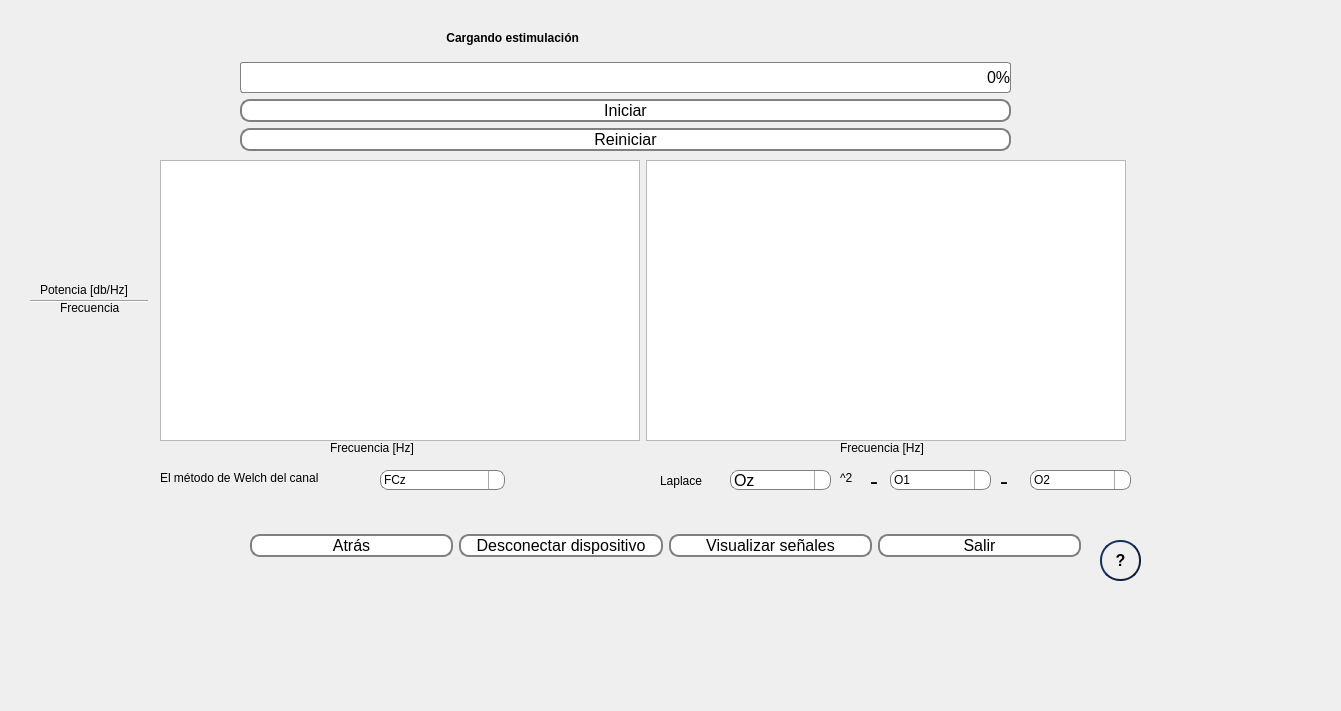
      <widget class="QWidget" name="Adquisicion_2">
       <property name="geometry">
        <rect>
         <x>0</x>
         <y>0</y>
         <width>1341</width>
         <height>711</height>
        </rect>
       </property>
       <widget class="QLabel" name="logo">
        <property name="geometry">
         <rect>
          <x>1160</x>
          <y>20</y>
          <width>171</width>
          <height>111</height>
         </rect>
        </property>
        <property name="text">
         <string/>
        </property>
       </widget>
       <widget class="QWidget" name="verticalLayoutWidget_2">
        <property name="geometry">
         <rect>
          <x>250</x>
          <y>510</y>
          <width>831</width>
          <height>71</height>
         </rect>
        </property>
        <layout class="QGridLayout" name="gridLayout">
         <item row="0" column="3">
          <widget class="QPushButton" name="display">
           <property name="font">
            <font>
             <pointsize>12</pointsize>
            </font>
           </property>
           <property name="toolTip">
            <string>&lt;html&gt;&lt;head/&gt;&lt;body&gt;&lt;p&gt;Permite cambiar de vista para visualizar una señal previamente adquirida.&lt;/p&gt;&lt;/body&gt;&lt;/html&gt;</string>
           </property>
           <property name="styleSheet">
            <string notr="true">QPushButton {
    border: 2px solid gray;
    border-radius: 10px;
    padding: 0 8px;
    background: rgb(255, 255, 255);
    selection-background-color: darkgray;
    }

QPushButton:hover {
    border: 2px solid gray;
    border-radius: 10px;
    padding: 0 8px;
    background: rgb(222, 222, 222);
    selection-background-color: darkgray;
    }

QPushButton:pressed {
    border: 2px solid gray;
    border-radius: 10px;
    padding: 0 8px;
    background:rgb(176, 176, 176);
    selection-background-color: darkgray;
    }
</string>
           </property>
           <property name="text">
            <string>Visualizar señales</string>
           </property>
          </widget>
         </item>
         <item row="0" column="1">
          <widget class="QPushButton" name="stopDevice">
           <property name="font">
            <font>
             <pointsize>12</pointsize>
             <stylestrategy>PreferAntialias</stylestrategy>
            </font>
           </property>
           <property name="mouseTracking">
            <bool>false</bool>
           </property>
           <property name="tabletTracking">
            <bool>false</bool>
           </property>
           <property name="acceptDrops">
            <bool>false</bool>
           </property>
           <property name="toolTip">
            <string>&lt;html&gt;&lt;head/&gt;&lt;body&gt;&lt;p&gt;Presione para detener la adquisición.&lt;/p&gt;&lt;/body&gt;&lt;/html&gt;</string>
           </property>
           <property name="styleSheet">
            <string notr="true">QPushButton {
    border: 2px solid gray;
    border-radius: 10px;
    padding: 0 8px;
    background: rgb(255, 255, 255);
    selection-background-color: darkgray;
    }

QPushButton:hover {
    border: 2px solid gray;
    border-radius: 10px;
    padding: 0 8px;
    background: rgb(222, 222, 222);
    selection-background-color: darkgray;
    }

QPushButton:pressed {
    border: 2px solid gray;
    border-radius: 10px;
    padding: 0 8px;
    background:rgb(176, 176, 176);
    selection-background-color: darkgray;
    }
</string>
           </property>
           <property name="text">
            <string>Desconectar dispositivo</string>
           </property>
          </widget>
         </item>
         <item row="0" column="0">
          <widget class="QPushButton" name="back">
           <property name="font">
            <font>
             <pointsize>12</pointsize>
            </font>
           </property>
           <property name="toolTip">
            <string>&lt;html&gt;&lt;head/&gt;&lt;body&gt;&lt;p&gt;Presione para volver a la vista anterior.&lt;/p&gt;&lt;/body&gt;&lt;/html&gt;</string>
           </property>
           <property name="styleSheet">
            <string notr="true">QPushButton {
    border: 2px solid gray;
    border-radius: 10px;
    padding: 0 8px;
    background: rgb(255, 255, 255);
    selection-background-color: darkgray;
    }

QPushButton:hover {
    border: 2px solid gray;
    border-radius: 10px;
    padding: 0 8px;
    background: rgb(222, 222, 222);
    selection-background-color: darkgray;
    }

QPushButton:pressed {
    border: 2px solid gray;
    border-radius: 10px;
    padding: 0 8px;
    background:rgb(176, 176, 176);
    selection-background-color: darkgray;
    }
</string>
           </property>
           <property name="text">
            <string>Atrás</string>
           </property>
           <property name="autoDefault">
            <bool>false</bool>
           </property>
          </widget>
         </item>
         <item row="0" column="4">
          <widget class="QPushButton" name="exit">
           <property name="font">
            <font>
             <pointsize>12</pointsize>
            </font>
           </property>
           <property name="toolTip">
            <string>&lt;html&gt;&lt;head/&gt;&lt;body&gt;&lt;p&gt;Presione para salir del programa.&lt;/p&gt;&lt;/body&gt;&lt;/html&gt;</string>
           </property>
           <property name="styleSheet">
            <string notr="true">QPushButton {
    border: 2px solid gray;
    border-radius: 10px;
    padding: 0 8px;
    background: rgb(255, 255, 255);
    selection-background-color: darkgray;
    }

QPushButton:hover {
    border: 2px solid gray;
    border-radius: 10px;
    padding: 0 8px;
    background: rgb(222, 222, 222);
    selection-background-color: darkgray;
    }

QPushButton:pressed {
    border: 2px solid gray;
    border-radius: 10px;
    padding: 0 8px;
    background:rgb(176, 176, 176);
    selection-background-color: darkgray;
    }
</string>
           </property>
           <property name="text">
            <string>Salir</string>
           </property>
          </widget>
         </item>
        </layout>
       </widget>
       <widget class="QWidget" name="gridLayoutWidget">
        <property name="geometry">
         <rect>
          <x>240</x>
          <y>20</y>
          <width>771</width>
          <height>131</height>
         </rect>
        </property>
        <layout class="QGridLayout" name="gridLayout_2">
         <item row="0" column="0">
          <widget class="QLabel" name="label">
           <property name="font">
            <font>
             <weight>75</weight>
             <bold>true</bold>
            </font>
           </property>
           <property name="layoutDirection">
            <enum>Qt::LeftToRight</enum>
           </property>
           <property name="text">
            <string>                                                              Cargando estimulación</string>
           </property>
          </widget>
         </item>
         <item row="1" column="0">
          <widget class="QProgressBar" name="alert">
           <property name="font">
            <font>
             <pointsize>12</pointsize>
            </font>
           </property>
           <property name="styleSheet">
            <string notr="true">QProgressBar:horizontal {
border: 1px solid gray;
border-radius: 3px;
background: white;
padding: 1px;
text-align: right;
margin-right: 4ex;
}
QProgressBar::chunk:horizontal {
background: qlineargradient(x1: 0, y1: 0.5, x2: 1, y2: 0.5, stop: 0 green, stop: 1 white);
margin-right: 2px; /* space */
width: 10px;
}</string>
           </property>
           <property name="value">
            <number>0</number>
           </property>
          </widget>
         </item>
         <item row="2" column="0">
          <widget class="QPushButton" name="play">
           <property name="font">
            <font>
             <pointsize>12</pointsize>
            </font>
           </property>
           <property name="toolTip">
            <string>&lt;html&gt;&lt;head/&gt;&lt;body&gt;&lt;p&gt;Inicia a cargar la estimulación.&lt;/p&gt;&lt;/body&gt;&lt;/html&gt;</string>
           </property>
           <property name="styleSheet">
            <string notr="true">QPushButton {
    border: 2px solid gray;
    border-radius: 10px;
    padding: 0 8px;
    background: rgb(255, 255, 255);
    selection-background-color: darkgray;
    }

QPushButton:hover {
    border: 2px solid gray;
    border-radius: 10px;
    padding: 0 8px;
    background: rgb(222, 222, 222);
    selection-background-color: darkgray;
    }

QPushButton:pressed {
    border: 2px solid gray;
    border-radius: 10px;
    padding: 0 8px;
    background:rgb(176, 176, 176);
    selection-background-color: darkgray;
    }
</string>
           </property>
           <property name="text">
            <string>Iniciar</string>
           </property>
          </widget>
         </item>
         <item row="3" column="0">
          <widget class="QPushButton" name="stop">
           <property name="font">
            <font>
             <pointsize>12</pointsize>
            </font>
           </property>
           <property name="toolTip">
            <string>&lt;html&gt;&lt;head/&gt;&lt;body&gt;&lt;p&gt;Permite iniciar de nuevo la estimulación.&lt;/p&gt;&lt;/body&gt;&lt;/html&gt;</string>
           </property>
           <property name="styleSheet">
            <string notr="true">QPushButton {
    border: 2px solid gray;
    border-radius: 10px;
    padding: 0 8px;
    background: rgb(255, 255, 255);
    selection-background-color: darkgray;
    }

QPushButton:hover {
    border: 2px solid gray;
    border-radius: 10px;
    padding: 0 8px;
    background: rgb(222, 222, 222);
    selection-background-color: darkgray;
    }

QPushButton:pressed {
    border: 2px solid gray;
    border-radius: 10px;
    padding: 0 8px;
    background:rgb(176, 176, 176);
    selection-background-color: darkgray;
    }
</string>
           </property>
           <property name="text">
            <string>Reiniciar</string>
           </property>
          </widget>
         </item>
        </layout>
       </widget>
       <widget class="QWidget" name="horizontalLayoutWidget">
        <property name="geometry">
         <rect>
          <x>160</x>
          <y>160</y>
          <width>966</width>
          <height>281</height>
         </rect>
        </property>
        <layout class="QHBoxLayout" name="horizontalLayout_3">
         <item>
          <widget class="PlotWidget" name="welchPlot">
           <property name="minimumSize">
            <size>
             <width>479</width>
             <height>82</height>
            </size>
           </property>
           <property name="backgroundBrush">
            <brush brushstyle="NoBrush">
             <color alpha="255">
              <red>255</red>
              <green>255</green>
              <blue>255</blue>
             </color>
            </brush>
           </property>
           <property name="foregroundBrush">
            <brush brushstyle="NoBrush">
             <color alpha="255">
              <red>255</red>
              <green>255</green>
              <blue>255</blue>
             </color>
            </brush>
           </property>
          </widget>
         </item>
         <item>
          <widget class="PlotWidget" name="welchLaplace">
           <property name="minimumSize">
            <size>
             <width>479</width>
             <height>82</height>
            </size>
           </property>
           <property name="backgroundBrush">
            <brush brushstyle="NoBrush">
             <color alpha="255">
              <red>255</red>
              <green>255</green>
              <blue>255</blue>
             </color>
            </brush>
           </property>
           <property name="foregroundBrush">
            <brush brushstyle="NoBrush">
             <color alpha="255">
              <red>255</red>
              <green>255</green>
              <blue>255</blue>
             </color>
            </brush>
           </property>
          </widget>
         </item>
        </layout>
       </widget>
       <widget class="QComboBox" name="welch">
        <property name="geometry">
         <rect>
          <x>380</x>
          <y>470</y>
          <width>125</width>
          <height>20</height>
         </rect>
        </property>
        <property name="toolTip">
         <string>&lt;html&gt;&lt;head/&gt;&lt;body&gt;&lt;p&gt;Elija el canal al que le desea aplicar el método de Welch.&lt;/p&gt;&lt;/body&gt;&lt;/html&gt;</string>
        </property>
        <property name="styleSheet">
         <string notr="true">QComboBox {
    border: 1px solid gray;
    border-radius: 8px;
    padding: 1px 18px 1px 3px;
    min-width: 6em;
}

QComboBox:editable {
    background: white;
}

QComboBox:!editable, QComboBox::drop-down:editable {
     background: qlineargradient(x1: 0, y1: 0, x2: 0, y2: 1,
                                 stop: 0 #E1E1E1, stop: 0.4 #DDDDDD,
                                 stop: 0.5 #D8D8D8, stop: 1.0 #D3D3D3);
}

/* QComboBox gets the &quot;on&quot; state when the popup is open */
QComboBox:!editable:on, QComboBox::drop-down:editable:on {
    background: qlineargradient(x1: 0, y1: 0, x2: 0, y2: 1,
                                stop: 0 #D3D3D3, stop: 0.4 #D8D8D8,
                                stop: 0.5 #DDDDDD, stop: 1.0 #E1E1E1);
}

QComboBox:on { /* shift the text when the popup opens */
    padding-top: 3px;
    padding-left: 4px;
}

QComboBox::drop-down {
    subcontrol-origin: padding;
    subcontrol-position: top right;
    width: 15px;

    border-left-width: 1px;
    border-left-color: darkgray;
    border-left-style: solid;
    border-top-right-radius: 3px; 
    border-bottom-right-radius: 3px;
}


QComboBox::down-arrow:on { /* shift the arrow when popup is open */
    top: 1px;
    left: 1px;
}

QComboBox QAbstractItemView {
    border: 2px solid  darkgray;
    selection-background-color: rgb(126, 126, 126);
}


</string>
        </property>
        <item>
         <property name="text">
          <string>FCz</string>
         </property>
        </item>
        <item>
         <property name="text">
          <string>Oz</string>
         </property>
        </item>
        <item>
         <property name="text">
          <string>O1</string>
         </property>
        </item>
        <item>
         <property name="text">
          <string>PO7</string>
         </property>
        </item>
        <item>
         <property name="text">
          <string>O2</string>
         </property>
        </item>
        <item>
         <property name="text">
          <string>PO8</string>
         </property>
        </item>
        <item>
         <property name="text">
          <string>PO3</string>
         </property>
        </item>
        <item>
         <property name="text">
          <string>PO4</string>
         </property>
        </item>
       </widget>
       <widget class="QComboBox" name="laplace1">
        <property name="geometry">
         <rect>
          <x>730</x>
          <y>470</y>
          <width>101</width>
          <height>20</height>
         </rect>
        </property>
        <property name="font">
         <font>
          <pointsize>12</pointsize>
         </font>
        </property>
        <property name="styleSheet">
         <string notr="true">QComboBox {
    border: 1px solid gray;
    border-radius: 8px;
    padding: 1px 18px 1px 3px;
    min-width: 6em;
}

QComboBox:editable {
    background: white;
}

QComboBox:!editable, QComboBox::drop-down:editable {
     background: qlineargradient(x1: 0, y1: 0, x2: 0, y2: 1,
                                 stop: 0 #E1E1E1, stop: 0.4 #DDDDDD,
                                 stop: 0.5 #D8D8D8, stop: 1.0 #D3D3D3);
}

/* QComboBox gets the &quot;on&quot; state when the popup is open */
QComboBox:!editable:on, QComboBox::drop-down:editable:on {
    background: qlineargradient(x1: 0, y1: 0, x2: 0, y2: 1,
                                stop: 0 #D3D3D3, stop: 0.4 #D8D8D8,
                                stop: 0.5 #DDDDDD, stop: 1.0 #E1E1E1);
}

QComboBox:on { /* shift the text when the popup opens */
    padding-top: 3px;
    padding-left: 4px;
}

QComboBox::drop-down {
    subcontrol-origin: padding;
    subcontrol-position: top right;
    width: 15px;

    border-left-width: 1px;
    border-left-color: darkgray;
    border-left-style: solid;
    border-top-right-radius: 3px; 
    border-bottom-right-radius: 3px;
}


QComboBox::down-arrow:on { /* shift the arrow when popup is open */
    top: 1px;
    left: 1px;
}

QComboBox QAbstractItemView {
    border: 2px solid  darkgray;
    selection-background-color: rgb(126, 126, 126);
}


</string>
        </property>
        <item>
         <property name="text">
          <string>Oz</string>
         </property>
        </item>
        <item>
         <property name="text">
          <string>FCz</string>
         </property>
        </item>
        <item>
         <property name="text">
          <string>O1</string>
         </property>
        </item>
        <item>
         <property name="text">
          <string>PO7</string>
         </property>
        </item>
        <item>
         <property name="text">
          <string>O2</string>
         </property>
        </item>
        <item>
         <property name="text">
          <string>PO8</string>
         </property>
        </item>
        <item>
         <property name="text">
          <string>PO3</string>
         </property>
        </item>
        <item>
         <property name="text">
          <string>PO4</string>
         </property>
        </item>
       </widget>
       <widget class="QComboBox" name="laplace2">
        <property name="geometry">
         <rect>
          <x>890</x>
          <y>470</y>
          <width>101</width>
          <height>20</height>
         </rect>
        </property>
        <property name="styleSheet">
         <string notr="true">QComboBox {
    border: 1px solid gray;
    border-radius: 8px;
    padding: 1px 18px 1px 3px;
    min-width: 6em;
}

QComboBox:editable {
    background: white;
}

QComboBox:!editable, QComboBox::drop-down:editable {
     background: qlineargradient(x1: 0, y1: 0, x2: 0, y2: 1,
                                 stop: 0 #E1E1E1, stop: 0.4 #DDDDDD,
                                 stop: 0.5 #D8D8D8, stop: 1.0 #D3D3D3);
}

/* QComboBox gets the &quot;on&quot; state when the popup is open */
QComboBox:!editable:on, QComboBox::drop-down:editable:on {
    background: qlineargradient(x1: 0, y1: 0, x2: 0, y2: 1,
                                stop: 0 #D3D3D3, stop: 0.4 #D8D8D8,
                                stop: 0.5 #DDDDDD, stop: 1.0 #E1E1E1);
}

QComboBox:on { /* shift the text when the popup opens */
    padding-top: 3px;
    padding-left: 4px;
}

QComboBox::drop-down {
    subcontrol-origin: padding;
    subcontrol-position: top right;
    width: 15px;

    border-left-width: 1px;
    border-left-color: darkgray;
    border-left-style: solid;
    border-top-right-radius: 3px; 
    border-bottom-right-radius: 3px;
}


QComboBox::down-arrow:on { /* shift the arrow when popup is open */
    top: 1px;
    left: 1px;
}

QComboBox QAbstractItemView {
    border: 2px solid  darkgray;
    selection-background-color: rgb(126, 126, 126);
}


</string>
        </property>
        <item>
         <property name="text">
          <string>O1</string>
         </property>
        </item>
        <item>
         <property name="text">
          <string>FCz</string>
         </property>
        </item>
        <item>
         <property name="text">
          <string>Oz</string>
         </property>
        </item>
        <item>
         <property name="text">
          <string>PO7</string>
         </property>
        </item>
        <item>
         <property name="text">
          <string>O2</string>
         </property>
        </item>
        <item>
         <property name="text">
          <string>PO8</string>
         </property>
        </item>
        <item>
         <property name="text">
          <string>PO3</string>
         </property>
        </item>
        <item>
         <property name="text">
          <string>PO4</string>
         </property>
        </item>
       </widget>
       <widget class="QComboBox" name="laplace3">
        <property name="geometry">
         <rect>
          <x>1030</x>
          <y>470</y>
          <width>101</width>
          <height>20</height>
         </rect>
        </property>
        <property name="styleSheet">
         <string notr="true">QComboBox {
    border: 1px solid gray;
    border-radius: 8px;
    padding: 1px 18px 1px 3px;
    min-width: 6em;
}

QComboBox:editable {
    background: white;
}

QComboBox:!editable, QComboBox::drop-down:editable {
     background: qlineargradient(x1: 0, y1: 0, x2: 0, y2: 1,
                                 stop: 0 #E1E1E1, stop: 0.4 #DDDDDD,
                                 stop: 0.5 #D8D8D8, stop: 1.0 #D3D3D3);
}

/* QComboBox gets the &quot;on&quot; state when the popup is open */
QComboBox:!editable:on, QComboBox::drop-down:editable:on {
    background: qlineargradient(x1: 0, y1: 0, x2: 0, y2: 1,
                                stop: 0 #D3D3D3, stop: 0.4 #D8D8D8,
                                stop: 0.5 #DDDDDD, stop: 1.0 #E1E1E1);
}

QComboBox:on { /* shift the text when the popup opens */
    padding-top: 3px;
    padding-left: 4px;
}

QComboBox::drop-down {
    subcontrol-origin: padding;
    subcontrol-position: top right;
    width: 15px;

    border-left-width: 1px;
    border-left-color: darkgray;
    border-left-style: solid;
    border-top-right-radius: 3px; 
    border-bottom-right-radius: 3px;
}


QComboBox::down-arrow:on { /* shift the arrow when popup is open */
    top: 1px;
    left: 1px;
}

QComboBox QAbstractItemView {
    border: 2px solid  darkgray;
    selection-background-color: rgb(126, 126, 126);
}


</string>
        </property>
        <item>
         <property name="text">
          <string>O2</string>
         </property>
        </item>
        <item>
         <property name="text">
          <string>FCz</string>
         </property>
        </item>
        <item>
         <property name="text">
          <string>Oz</string>
         </property>
        </item>
        <item>
         <property name="text">
          <string>O1</string>
         </property>
        </item>
        <item>
         <property name="text">
          <string>PO7</string>
         </property>
        </item>
        <item>
         <property name="text">
          <string>PO8</string>
         </property>
        </item>
        <item>
         <property name="text">
          <string>PO3</string>
         </property>
        </item>
        <item>
         <property name="text">
          <string>PO4</string>
         </property>
        </item>
       </widget>
       <widget class="QLabel" name="label_2">
        <property name="geometry">
         <rect>
          <x>160</x>
          <y>470</y>
          <width>211</width>
          <height>16</height>
         </rect>
        </property>
        <property name="text">
         <string>El método de Welch del canal</string>
        </property>
       </widget>
       <widget class="QLabel" name="label_3">
        <property name="geometry">
         <rect>
          <x>660</x>
          <y>470</y>
          <width>61</width>
          <height>21</height>
         </rect>
        </property>
        <property name="text">
         <string>Laplace</string>
        </property>
       </widget>
       <widget class="QLabel" name="label_4">
        <property name="geometry">
         <rect>
          <x>870</x>
          <y>470</y>
          <width>21</width>
          <height>21</height>
         </rect>
        </property>
        <property name="font">
         <font>
          <pointsize>18</pointsize>
         </font>
        </property>
        <property name="text">
         <string>-</string>
        </property>
       </widget>
       <widget class="QLabel" name="label_5">
        <property name="geometry">
         <rect>
          <x>1000</x>
          <y>470</y>
          <width>31</width>
          <height>21</height>
         </rect>
        </property>
        <property name="font">
         <font>
          <pointsize>18</pointsize>
         </font>
        </property>
        <property name="text">
         <string>-</string>
        </property>
       </widget>
       <widget class="QLabel" name="label_6">
        <property name="geometry">
         <rect>
          <x>840</x>
          <y>470</y>
          <width>21</width>
          <height>16</height>
         </rect>
        </property>
        <property name="text">
         <string>^2</string>
        </property>
       </widget>
       <widget class="QPushButton" name="adquisitionInfo">
        <property name="geometry">
         <rect>
          <x>1100</x>
          <y>540</y>
          <width>41</width>
          <height>41</height>
         </rect>
        </property>
        <property name="font">
         <font>
          <family>MS Shell Dlg 2</family>
          <pointsize>12</pointsize>
          <weight>75</weight>
          <bold>true</bold>
         </font>
        </property>
        <property name="toolTip">
         <string>&lt;html&gt;&lt;head/&gt;&lt;body&gt;&lt;p&gt;&lt;span style=&quot; font-weight:400;&quot;&gt;Presione para obtener más información&lt;/span&gt;&lt;/p&gt;&lt;/body&gt;&lt;/html&gt;</string>
        </property>
        <property name="styleSheet">
         <string notr="true">QPushButton {
    color: rgb(0, 0, 0);
    border: 2px solid #0e213e;
    border-radius: 20px;
    border-style: outset;
    background: qradialgradient(
        cx: 0.3, cy: -0.4, fx: 0.3, fy: -0.4,
        radius: 1.35, stop: 0 #fff, stop: 1 #1c437d
        );
    padding: 5px;
    }

QPushButton:hover {
    background: qradialgradient(
        cx: 0.3, cy: -0.4, fx: 0.3, fy: -0.4,
        radius: 1.35, stop: 0 #fff, stop: 1 #6587ba
        );
    }

QPushButton:pressed {
    border-style: inset;
    background: qradialgradient(
        cx: 0.4, cy: -0.1, fx: 0.4, fy: -0.1,
        radius: 1.35, stop: 0 #fff, stop: 1 #15325e
        );
    }</string>
        </property>
        <property name="text">
         <string>?</string>
        </property>
       </widget>
       <widget class="QLabel" name="label_7">
        <property name="geometry">
         <rect>
          <x>330</x>
          <y>440</y>
          <width>111</width>
          <height>16</height>
         </rect>
        </property>
        <property name="text">
         <string>Frecuencia [Hz]</string>
        </property>
       </widget>
       <widget class="QLabel" name="label_8">
        <property name="geometry">
         <rect>
          <x>840</x>
          <y>440</y>
          <width>111</width>
          <height>16</height>
         </rect>
        </property>
        <property name="text">
         <string>Frecuencia [Hz]</string>
        </property>
       </widget>
       <widget class="QLabel" name="label_9">
        <property name="geometry">
         <rect>
          <x>40</x>
          <y>280</y>
          <width>121</width>
          <height>20</height>
         </rect>
        </property>
        <property name="sizePolicy">
         <sizepolicy hsizetype="Preferred" vsizetype="Preferred">
          <horstretch>0</horstretch>
          <verstretch>33</verstretch>
         </sizepolicy>
        </property>
        <property name="layoutDirection">
         <enum>Qt::RightToLeft</enum>
        </property>
        <property name="text">
         <string>Potencia [db/Hz]</string>
        </property>
       </widget>
       <widget class="Line" name="line">
        <property name="geometry">
         <rect>
          <x>30</x>
          <y>300</y>
          <width>118</width>
          <height>3</height>
         </rect>
        </property>
        <property name="orientation">
         <enum>Qt::Horizontal</enum>
        </property>
       </widget>
       <widget class="QLabel" name="label_10">
        <property name="geometry">
         <rect>
          <x>60</x>
          <y>300</y>
          <width>91</width>
          <height>16</height>
         </rect>
        </property>
        <property name="text">
         <string>Frecuencia</string>
        </property>
       </widget>
      </widget>
